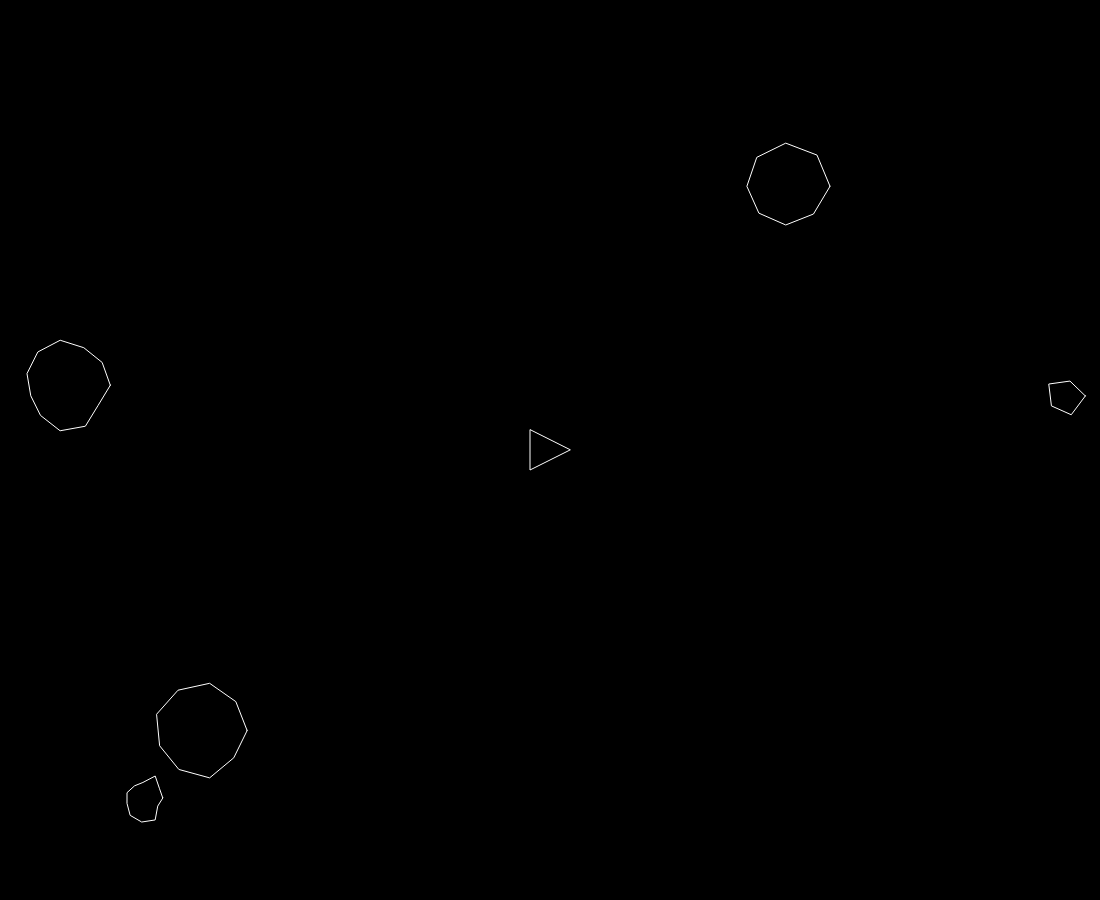
Frame 1 (no input)
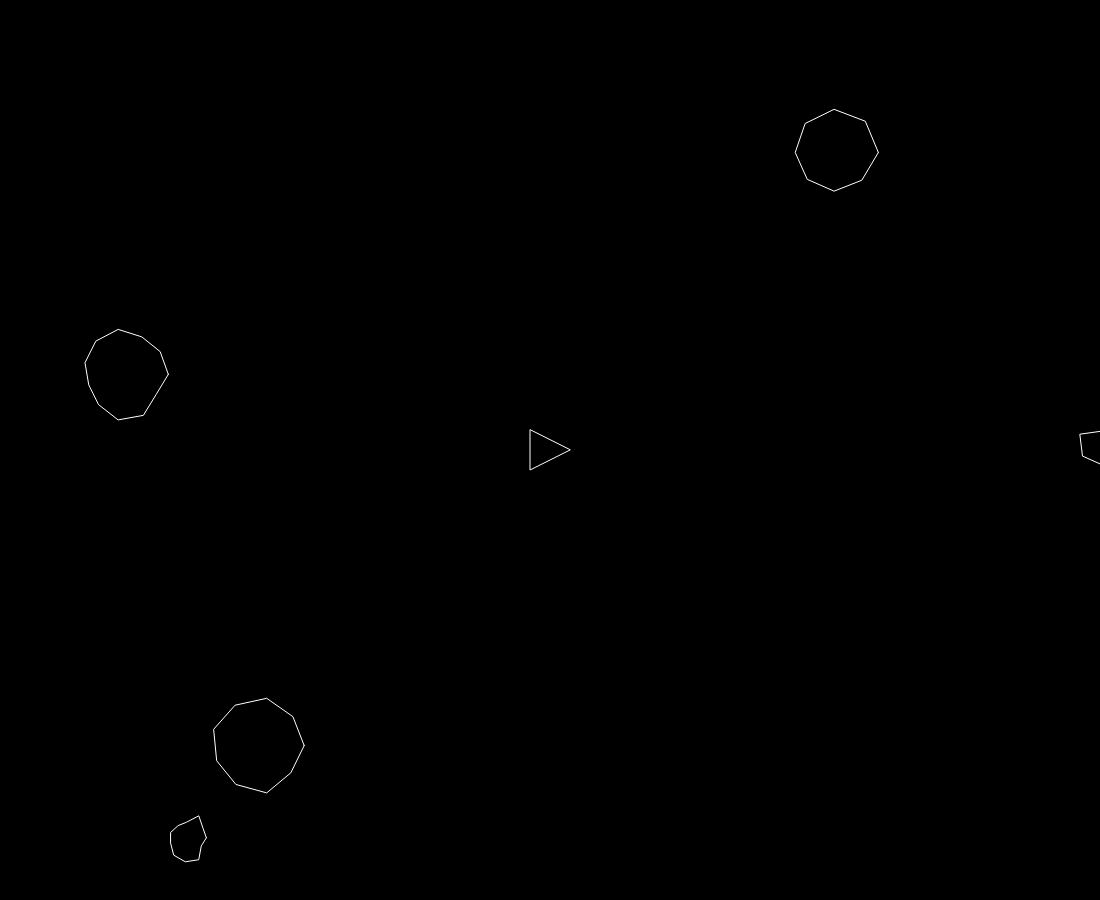
Frame 60 (no input)
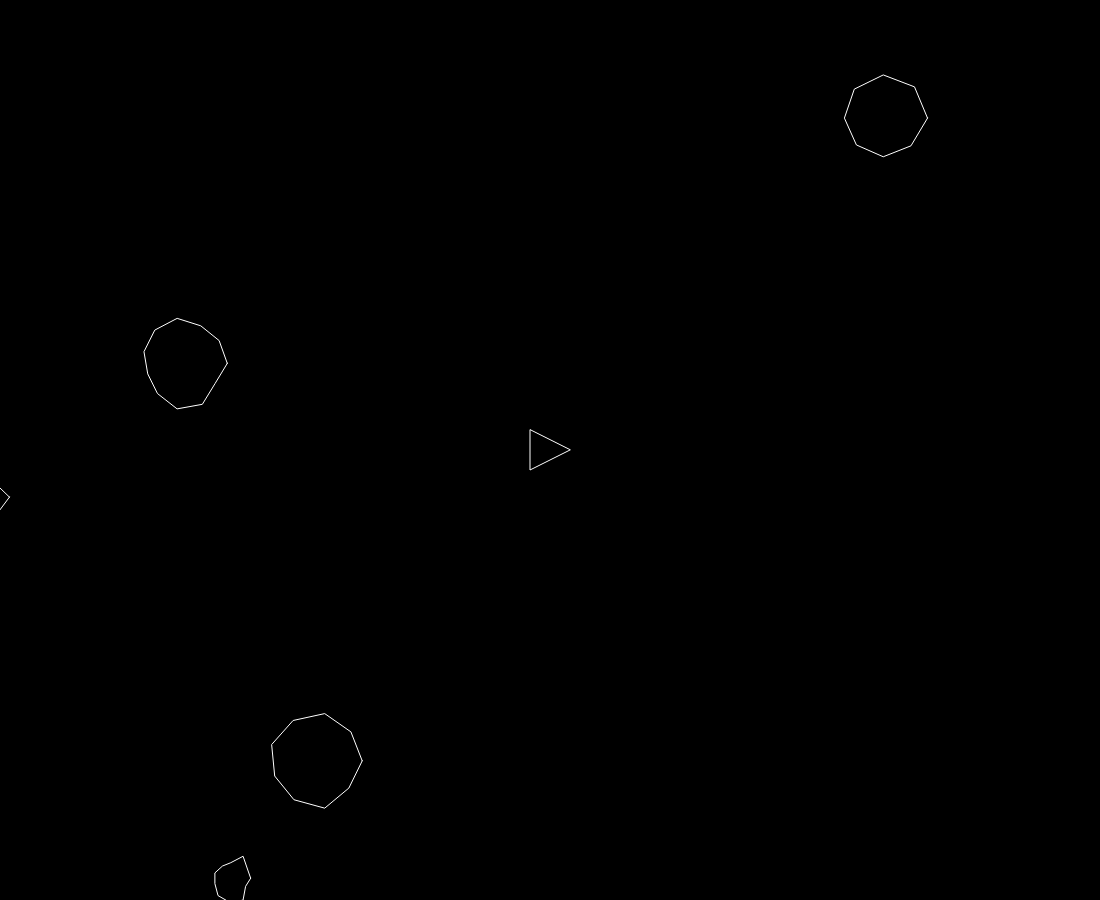
Frame 120 (the mouse pressed at the canvas centre since frame 60)

The p5.js sketch that drew these frames (run headless with seeded random() and noise() and a simulated clock; from frame 60 on, the mouse is pressed at the canvas centre):

// p5.js sketch
// ── sketch.js
var ship;
var asteroids = [];


function setup() {
  createCanvas(windowWidth-100, windowHeight-100);
  ship = new Ship();
  for (var i = 0; i < 5; i++) {
  asteroids.push(new Asteroid());
  }
}

function draw() {
 background(0);
 ship.render();
 ship.turn();
 ship.update();
 ship.edges();

 for (var i = 0; i < asteroids.length; i++) {
  asteroids[i].render();
  asteroids[i].update();
  asteroids[i].edges();
 }
}

function keyReleased() {
  ship.setRotation(0);
  ship.boosting(false);
}

function keyPressed(){
  if (keyCode == RIGHT_ARROW) {
    ship.setRotation(0.1);  
  } else if (keyCode == LEFT_ARROW) {
    ship.setRotation(-0.1); 
  } else if (keyCode == UP_ARROW) {
    ship.boosting(true);
  }
}

// ── asteroid.js

function Asteroid() {
	this.pos = createVector(random(width), random(height));
	this.vel = p5.Vector.random2D();
	this.r = random(15, 50);
	this.total = floor(random(5,15));
	this.offset = [];
	for (var i = 0; i < this.total; i++) {
		this.offset[i] = random(-5, 5);
	}

	this.update = function(){
		this.pos.add(this.vel);
	}

	this.render = function(){
		push();
		stroke(255);
		noFill();
		translate(this.pos.x, this.pos.y);
		//ellipse(0,0, this.r *2);
		beginShape();
		for (var i = 0; i < this.total; i++) {
			var angle = map(i, 0, this.total, 0, TWO_PI);
			var r = (this.r + this.offset[i]);
			var x = r * cos(angle);
			var y = r * sin(angle);
			vertex(x,y);
		}
		endShape(CLOSE);
		pop();
	}

	this.edges = function() {
    if (this.pos.x > width + this.r) {
      this.pos.x = -this.r;
    } else if (this.pos.x < - this.r) {
      this.pos.x = width + this.r;
    }

    if (this.pos.y > height + this.r) {
      this.pos.y = -this.r;
    } else if (this.pos.y < - this.r) {
      this.pos.y = height + this.r;
    }
  }
}
// ── ship.js
function Ship (){
  this.pos = createVector(width/2, height/2);
  this.r = 20;
  this.heading = 0;
  this.rotation = 0;
  this.vel = createVector(0,0);
  this.isBoosting = false;

  this.boosting = function(b) {
    this.isBoosting = b;
  }

  this.update = function() {
    if (this.isBoosting){
      this.boost();
    }
    this.pos.add(this.vel);
    this.vel.mult(0.99);
      }

  this.boost = function(){
    var force = p5.Vector.fromAngle(this.heading);
    force.mult(0.1);    
    this.vel.add(force);
  }

  this.render = function (){
    push();
    translate(this.pos.x, this.pos.y);
    rotate(this.heading + PI/2 );
    noFill();
    stroke(255);
    triangle(-this.r, this.r, this.r, this.r, 0, - this.r);
    pop();
  }

  this.edges = function() {
    if (this.pos.x > width + this.r) {
      this.pos.x = -this.r;
    } else if (this.pos.x < - this.r) {
      this.pos.x = width + this.r;
    }

    if (this.pos.y > height + this.r) {
      this.pos.y = -this.r;
    } else if (this.pos.y < - this.r) {
      this.pos.y = height + this.r;
    }
  }

  this.setRotation = function(a) {
    this.rotation = a;
  }

  this.turn = function() {
    this.heading += this.rotation;
  }
}
